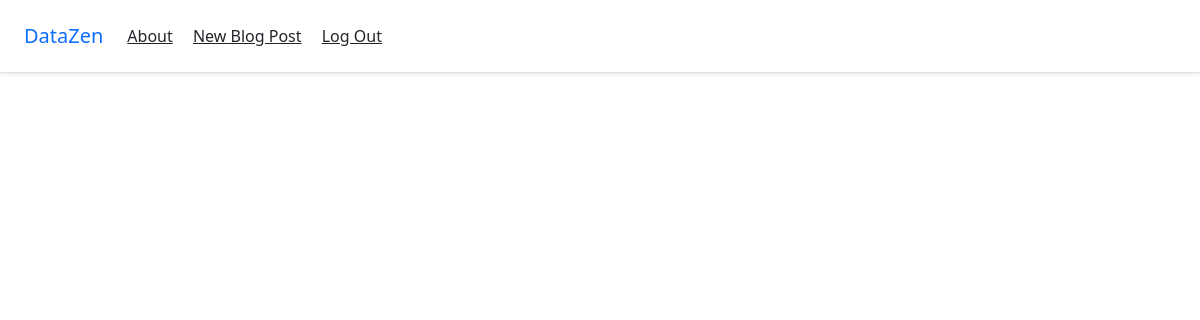
The page /quiz/result/ (signed in) on the database as committed earlier.
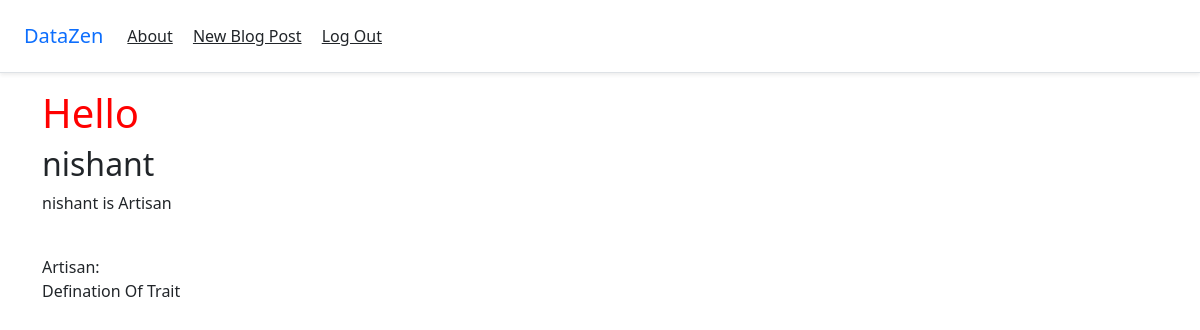
The same page on the database as committed later.
### blog/models.py (models this page shows, shortened)
class Quiz(models.Model):
    user=models.CharField(max_length=200,default='nishant')
    firstfive=models.CharField(max_length=200,default='b')
    lastfive=models.CharField(max_length=200,default='e')
    remark=models.CharField(max_length=200,default='Architect')

### blog/views.py (the view)
# urls.py: path('quiz/result/',ResultView.as_view(),name='results')
class ResultView(LoginRequiredMixin,ListView) :
    model = Quiz
    template_name='results.html'

### templates/results.html
{% extends '_base.html' %}
{% block content %}
{% for post in object_list %}
<h1>Hello </h1><h2>{{ post.user }}</a></h2>
<p>{{ post.user }} is {{post.remark}}</p>
<br>
<p>{{post.remark}}:<br>
Defination Of Trait
</p>
{% endfor %}
{% endblock content %}

### templates/_base.html (shortened to what this page needs)
{% load static %}
<!DOCTYPE html>
<html>
<head>
<link href="https://cdn.jsdelivr.net/npm/bootstrap@5.0.0-beta3/dist/css/bootstrap.min.css" rel="stylesheet">
<link rel="stylesheet" href="{% static 'css/base.css' %}">
</head>
<body>
<header>
<div class="d-flex flex-column flex-md-row align-items-center p-3 px-md-4
mb-3 bg-white border-bottom shadow-sm">
<a href="{% url 'home' %}" class="navbar-brand my-0 mr-md-auto
font-weight-normal">DataZen</a>
<nav class="my-2 my-md-0 mr-md-3">
<a class="p-2 text-dark" href="#">About</a>
{% if user.is_authenticated %}
<a class="p-2 text-dark" href="{% url 'post_new' %}">New Blog Post</a>
<a class="p-2 text-dark" href="{% url 'account_logout' %}">Log Out</a>
{% else %}
<a class="p-2 text-dark" href="{% url 'account_login' %}">Log In</a>
<a class="btn btn-outline-primary"
href="{% url 'account_signup' %}">Sign Up</a>
{% endif %}
</nav>
</div>
</header>
<div class="container">
{% block content %}
{% endblock content %}
</div>
</body>
</html>

### static/css/base.css (style rules this page uses)
h1 { color: red; }

Rows that differ between the two databases and show on the page:
added Quiz: user "nishant", remark "Artisan"
